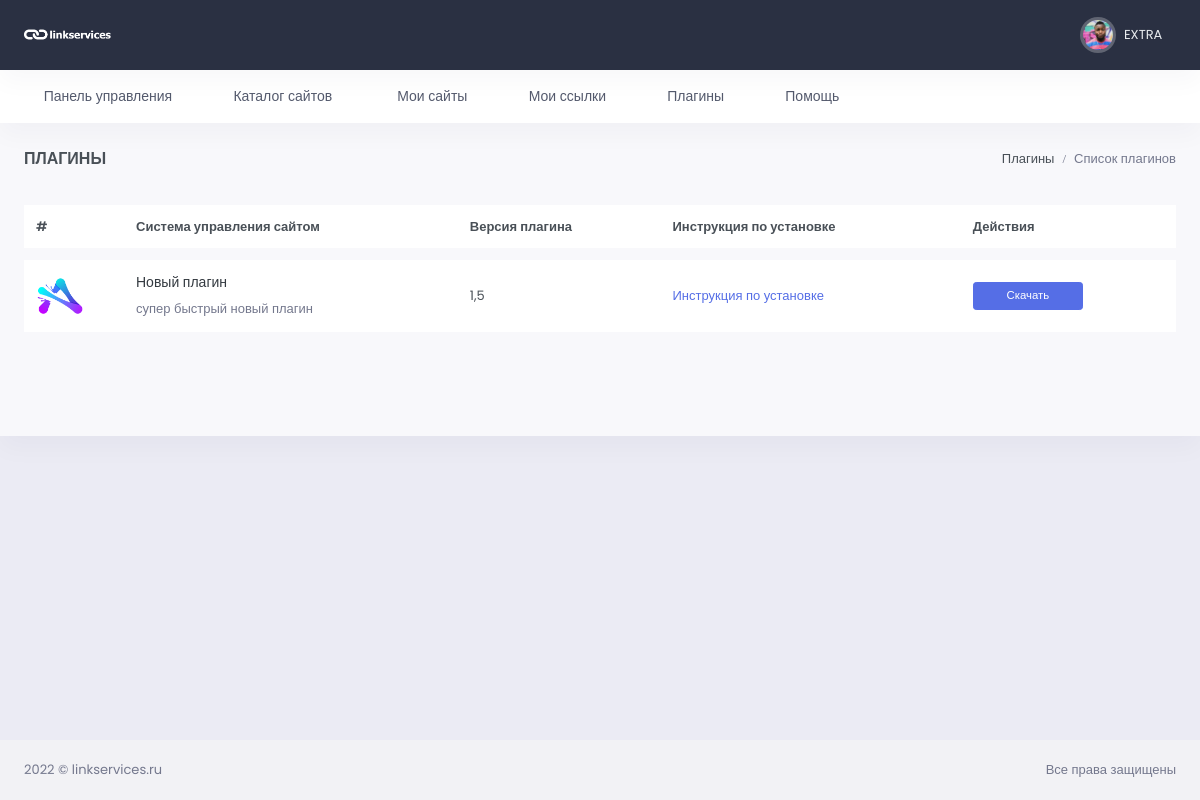
Page /plugins/ (signed in) on the earlier database version.
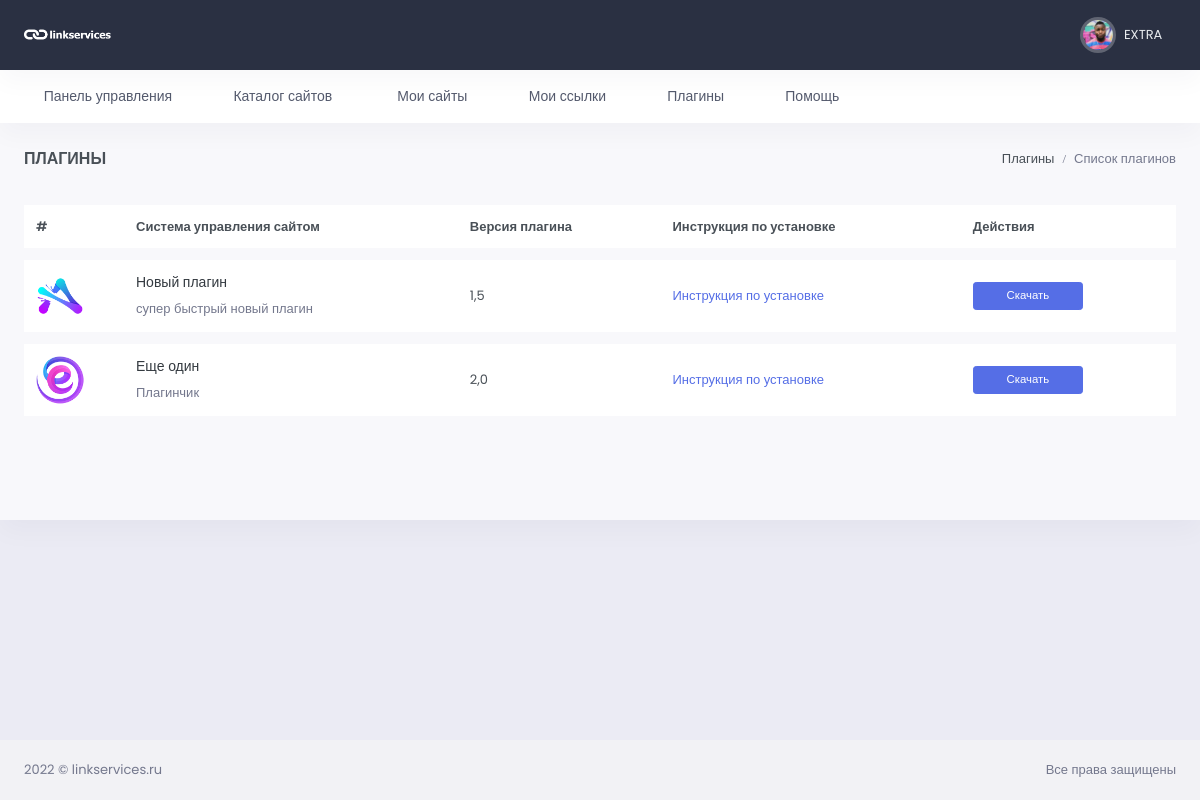
Same page on the later database version.
### users/models.py (models this page shows, shortened)
class User(AbstractUser):
    email = models.EmailField(_("email address"), unique=True, )
    email_verify = models.BooleanField(default=False)
    USERNAME_FIELD = 'email'
    REQUIRED_FIELDS = ['username']
    class Meta:
        verbose_name = _("Пользователь")
        verbose_name_plural = _("Пользователи")
        ordering = ('-date_joined',)

class Profile(models.Model):
    user = models.OneToOneField(User, verbose_name="Пользователь",
                                related_name='profile', null=True, on_delete=models.CASCADE)
    chat_id = models.CharField(max_length=100, blank=True, null=True, verbose_name='Чат ID телеграмм')
    TOKEN = models.CharField(max_length=100, blank=True, null=True)
    wmz = models.CharField(max_length=200, blank=True, null=True, verbose_name='WMZ-кошелёк')
    ymoney = models.CharField(max_length=200, blank=True, null=True, verbose_name='ЮMoney-кошелёк')
    current_balance = models.PositiveIntegerField(default=0, blank=True, null=True, verbose_name="Текущий баланс")
    hold_balance = models.PositiveIntegerField(default=0, blank=True, null=True, verbose_name='На удержании')
    output_balance = models.PositiveIntegerField(default=0, blank=True, null=True, verbose_name='Ожидает вывода')
    name_telegram = models.CharField(blank=True, null=True, max_length=100, verbose_name='Телеграмм')
    avatar = models.ImageField(upload_to='avatar/%Y/%m/%d/', blank=True, null=True, verbose_name='Аватар')
    created = models.DateTimeField(auto_now_add=True, verbose_name='Создан')
    update = models.DateTimeField(auto_now=True, verbose_name='Обновлён')
    class Meta:
        verbose_name = 'Профиль пользователя'
        verbose_name_plural = 'Профили пользователей'

### main/models.py (models this page shows, shortened)
class Plugin(models.Model):
    title = models.CharField(max_length=100, verbose_name='Наименование')
    description = models.CharField(max_length=250, verbose_name='Описание')
    version = models.DecimalField(max_digits=5, decimal_places=1, default=0, verbose_name='Версия')
    instruction = models.TextField(verbose_name='Инструкция', blank=True, null=True)
    created = models.DateTimeField(auto_now_add=True, verbose_name='Добавлено')
    update = models.DateTimeField(auto_now=True, verbose_name='Изменено')
    photo = models.ImageField(upload_to='icon_plugins/%Y/%m/%d/', verbose_name='Иконка плагина', blank=True)
    file = models.FileField(upload_to='plugins/%Y/%m/%d/', verbose_name='Плагин')
    class Meta:
        verbose_name = "Плагин"
        verbose_name_plural = "Плагины"

### main/views.py (the view)
# urls.py: path('plugins/', Plugins.as_view(), name='plugins'),
class Plugins(LoginRequiredMixin, ListView):
    model = Plugin
    template_name = 'main/plugins.html'
    context_object_name = 'plugins'
    paginate_by = 15

### main/templates/main/plugins.html (shortened to what this page needs)
{% extends 'base.html' %}
{% load static %}
{% block content %}
<div id="layout-wrapper">
<div class="main-content">
    <div class="page-content">
        <div class="container-fluid">
            <div class="row">
                <div class="col-12">
                    <div class="page-title-box d-flex align-items-center justify-content-between">
                        <h4 class="mb-0 font-size-18">Плагины</h4>
                        <div class="page-title-right">
                            <ol class="breadcrumb m-0">
                                <li class="breadcrumb-item"><a href="javascript: void(0);">Плагины</a></li>
                                <li class="breadcrumb-item active">Список плагинов</li>
                            </ol>
                        </div>
                    </div>
                </div>
            </div>
            <div class="row">
                <div class="col-lg-12">
                    <div class="">
                        <div class="table-responsive">
                            <table class="table project-list-table table-nowrap align-middle table-borderless">
                                <thead>
                                <tr>
                                    <th scope="col" style="width: 100px">#</th>
                                    <th scope="col">Система управления сайтом</th>
                                    <th scope="col">Версия плагина</th>
                                    <th scope="col">Инструкция по установке</th>
                                    <th scope="col">Действия</th>
                                </tr>
                                </thead>
                                <tbody>
                                {% for item in plugins %}
                                <tr>
                                        {% if item.photo %}
                                    <td><img src="{{ item.photo.url }}" alt="" class="avatar-sm"></td>
                                    {% else %}
                                    <td><img src="{% static '/images/companies/img-2.png' %}" alt="" class="avatar-sm"></td>
                                    {% endif %}
                                    <td>
                                        <h5 class="text-truncate font-size-14"><a href="javascript: void(0);"
                                                                                  class="text-dark">{{ item.title }}</a></h5>
                                        <p class="text-muted mb-0">{{ item.description }}</p>
                                    </td>
                                    <td>{{ item.version }}</td>
                                    <td><a href="#">Инструкция по установке</a></td>
                                    <td>
                                       <a href="{{ item.file.url }}"> <button type="button" class="btn btn-primary btn-sm w-md" data-bs-toggle="modal"
                                                data-bs-target="#withdrawModal" style="margin-left: auto;">Скачать
                                       </button></a>
                                    </td>
                                </tr>
                                {% endfor %}
                                </tbody>
                            </table>
                        </div>
                    </div>
                </div>
            </div>
            <div class="row">
                <div class="col-12">
                </div>
            </div>
        </div>
    </div>
</div>
</div>
{% endblock %}

### templates/base.html (shortened to what this page needs)
{% load static %}
<!doctype html>
<html lang="en">
<head>
    <link href="{% static 'css/bootstrap.min.css' %}" id="bootstrap-style" rel="stylesheet" type="text/css"/>
    <link href="{% static 'css/icons.min.css' %}" rel="stylesheet" type="text/css"/>
    <link href="{% static 'css/app.min.css' %}" id="app-style" rel="stylesheet" type="text/css"/>
    <link rel="stylesheet" href="https://cdnjs.cloudflare.com/ajax/libs/ion-rangeslider/2.3.1/css/ion.rangeSlider.min.css"/>
</head>
{% block body %}
<body data-topbar="dark" data-layout="horizontal" data-layout-size="boxed">
{% block header %}
{% include 'inc/_header.html' %}
{% endblock %}
{% block content %}
{% endblock %}
 {% block footer %}
{% include 'inc/_footer.html' %}
 {% endblock %}
{% endblock %}
</body>
</html>

### templates/inc/_header.html (shortened to what this page needs)
{% load static %}
<header id="page-topbar">
    <div class="navbar-header">
        <div class="d-flex">
            <div class="navbar-brand-box">
                <a href="{% url 'profile' pk=user.id %}" class="logo logo-light">
                    <span class="logo-lg">
                                    <img src="{% static '/images/logo-light.png' %}" alt="" height="19">
                                </span>
                </a>
            </div>
        </div>
        <div class="d-flex">
            <div class="dropdown d-none d-lg-inline-block ms-1">
                <button type="button" class="btn header-item noti-icon waves-effect"
                        data-bs-toggle="dropdown" aria-haspopup="true" aria-expanded="false">
                    <i class="bx bx-customize"></i>
                </button>
            </div>
            <div class="dropdown d-inline-block">
                <button type="button" class="btn header-item noti-icon waves-effect"
                        id="page-header-notifications-dropdown"
                        data-bs-toggle="dropdown" aria-haspopup="true" aria-expanded="false">
                    {% if user.profile.chat_id %}
                    <i class="bx bx-bell"></i>
                    {% else %}
                    <i class="bx bx-bell bx-tada"></i>
                    <span class="badge bg-danger rounded-pill">1</span>
                    {% endif %}
                </button>
            </div>
            <div class="dropdown d-inline-block">
                <button type="button" class="btn header-item waves-effect" id="page-header-user-dropdown"
                        data-bs-toggle="dropdown" aria-haspopup="true" aria-expanded="false">
                    <img class="rounded-circle header-profile-user"
                         src="{% if user.profile.avatar %}{{ user.profile.avatar.url }}{% else %}{% static '/images/favicon.ico' %}{% endif %}"
                     alt="Header Avatar">
                    <span class="d-none d-xl-inline-block ms-1" key="t-henry">{{ user.username }}</span>
                    <i class="mdi mdi-chevron-down d-none d-xl-inline-block"></i>
                </button>
            </div>
        </div>
    </div>
</header>
<div class="topnav">
    <div class="container-fluid">
        <nav class="navbar navbar-light navbar-expand-lg topnav-menu">
            <div class="collapse navbar-collapse" id="topnav-menu-content">
                <ul class="navbar-nav">
                    <li class="nav-item dropdown">
                        <a class="nav-link dropdown-toggle arrow-none" href="{% url 'profile' pk=user.id %}" id="topnav-dashboard"
                           role="button">
                            <i class="bx bx-home-circle me-2"></i><span key="t-dashboards">Панель управления</span>
                        </a>
                    </li>
                    <li class="nav-item dropdown">
                        <a class="nav-link dropdown-toggle arrow-none" href="{% url 'catalog' %}" id="topnav-dashboard"
                           role="button">
                            <i class="bx bx-home-circle me-2"></i><span key="t-dashboards">Каталог сайтов</span>
                        </a>
                    </li>
                    <li class="nav-item dropdown">
                        <a class="nav-link dropdown-toggle arrow-none" href="{% url 'my-sites' %}" id="topnav-uielement"
                           role="button">
                            <i class="bx bx-tone me-2"></i>
                            <span key="t-ui-elements">Мои сайты</span>
                        </a>
                    </li>
                    <li class="nav-item dropdown">
                        <a class="nav-link dropdown-toggle arrow-none" href="{% url 'my-links' %}" id="topnav-pages"
                           role="button">
                            <i class="bx bx-customize me-2"></i><span key="t-apps">Мои ссылки</span>
                        </a>
                    </li>
                    <li class="nav-item dropdown">
                        <a class="nav-link dropdown-toggle arrow-none" href="{% url 'plugins' %}" id="topnav-components"
                           role="button">
                            <i class="bx bx-collection me-2"></i><span key="t-components">Плагины</span>
                        </a>
                    </li>
                    <li class="nav-item dropdown">
                        <a class="nav-link dropdown-toggle arrow-none" href="{% url 'help' %}" id="topnav-more"
                           role="button">
                            <i class="bx bx-file me-2"></i><span key="t-extra-pages">Помощь</span>
                        </a>
                    </li>
                </ul>
            </div>
        </nav>
    </div>
</div>

### templates/inc/_footer.html
<footer class="footer">
                    <div class="container-fluid">
                        <div class="row">
                            <div class="col-sm-6">
                                <script>document.write(new Date().getFullYear())</script> © linkservices.ru
                            </div>
                            <div class="col-sm-6">
                                <div class="text-sm-end d-none d-sm-block">
                                    Все права защищены
                                </div>
                            </div>
                        </div>
                    </div>
                </footer>

Differences in the rows shown:
added Plugin: photo (picture), title "Еще один", description "Плагинчик", version "2,0"
